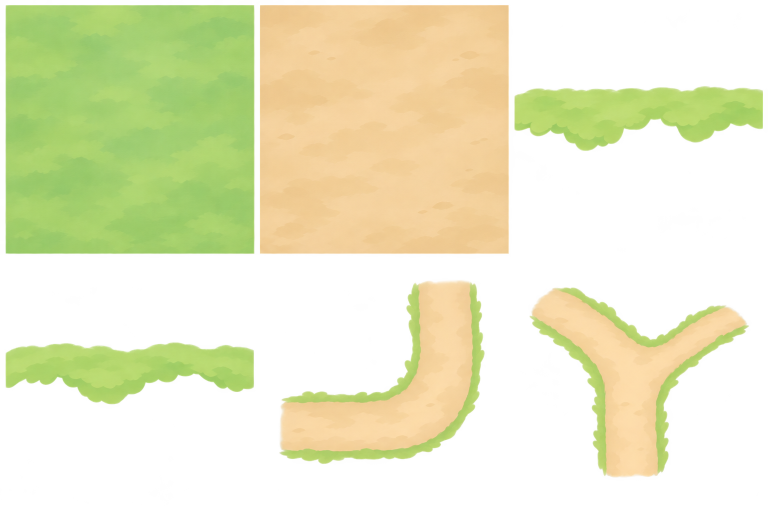
#> input picture assets/archive/adapted/001-use-the-attached-six-panel-game-concept-as-the-visual-refere.png, 1536 x 1024 px (shown at 1/2 size); its folder holds 4 pictures in this run
$ python extract_concept_batches.py
#> lines starting #> are read from the running program, lines starting #| are printed output that depends on the picture; after the words box and inside, x2 and y2 are one past the last pixel; in counts of white or black regions, pixels touching at a corner belong together
"""Extract the five concept adaptation sheets without changing their masters."""
from pathlib import Path
import json
import numpy as np
from scipy import ndimage
from PIL import Image, ImageDraw
ROOT = Path(__file__).resolve().parents[2]
NAMES = [
 ['terrain_grass_fill','terrain_dirt_fill','terrain_grass_dirt_transition_a','terrain_grass_dirt_transition_b','terrain_path_curve','terrain_path_fork'],
 ['cliff_tall_a','cliff_tall_b','cliff_outer_corner','cliff_inner_corner','cliff_terrace_connector','cliff_grass_rim'],
 ['waterfall_long','waterfall_crest','waterfall_mist','cloud_bank','distant_mountain_layer','stream_extension'],
 ['hut_main_concept','hut_small_concept','cave_back_wide','cave_front_rim','cave_floor_fill','cave_stairs_wide'],
 ['flower_daisy_cluster','petal_scatter','quest_bubble_available','enemy_alert_marks','chest_reward_rays','dash_dust']]
OUT=ROOT/'assets/sprites/concept';OUT.mkdir(parents=True,exist_ok=True)
manifest=[]
for batch,names in enumerate(NAMES,1):
 source=next(p for folder in [ROOT/'assets/inbox',ROOT/'assets/archive/adapted'] for p in folder.glob(f'{batch:03d}-use-the-attached*.png'))
 sheet=Image.open(source);cw,ch=sheet.width//3,sheet.height//2
#> further down, sheet is the input picture: PIL image 1536x1024 RGBA; mean R, G, B, A 153.3, 159.5, 96.8, 117
#> after `cw, ch = (sheet.width // 3, sheet.height // 2)`: cw = 512; ch = 512
 for i,name in enumerate(names):
  box=((i%3)*cw,(i//3)*ch,(i%3+1)*cw,(i//3+1)*ch)
  cell=sheet.crop(box)
  if name in ['terrain_grass_fill','terrain_dirt_fill','cave_floor_fill']:
   # Exclude generated outlines and gutters; fills intentionally remain opaque.
   cell=cell.crop((24,24,cw-24,ch-24)).convert('RGB').convert('RGBA')
  elif batch==5:
   # White-matte removal preserving the cream/white flower petals and soft FX.
   a=np.array(cell.convert('RGB')).astype(float)
   opacity=np.clip((255-a.min(axis=2)-3)/15,0,1)
   labels,_=ndimage.label(opacity>.05)
   sizes=np.bincount(labels.ravel());keep=sizes>=12;keep[0]=False
   opacity*=keep[labels]
   rgb=np.clip((a-255*(1-opacity[:,:,None]))/np.maximum(opacity[:,:,None],.001),0,255)
   rgba=np.dstack((rgb,(opacity*255))).astype('uint8')
   cell=Image.fromarray(rgba);bbox=cell.getbbox();cell=cell.crop(bbox) if bbox else cell
  else:
   a=np.array(cell.convert('RGBA'))
   labels,n=ndimage.label(a[:,:,3]>32)
   sizes=np.bincount(labels.ravel());keep=sizes>=max(30,int(sizes[1:].max()*.002));keep[0]=False
   a[~keep[labels],3]=0
   a[:,:,3]=np.clip(a[:,:,3].astype(float)*255/254,0,255).astype('uint8')
   cell=Image.fromarray(a);bbox=cell.getbbox();cell=cell.crop(bbox) if bbox else cell
  cell.save(OUT/f'{name}.png')
  manifest.append(dict(name=name,source=str(source.relative_to(ROOT)),cell=i,crop=box,size=cell.size))
#> this loop made 6 passes
#> (sizes, bbox) on passes 3 to 6: ([217010, 45134], (5, 172, 502, 302)), ([221315, 40829], (11, 172, 508, 297)), ([183097, 79047], (46, 48, 458, 416)), ([189643, 72501], (35, 63, 474, 443))
#> pass 1, `cell=sheet.crop(box)`:
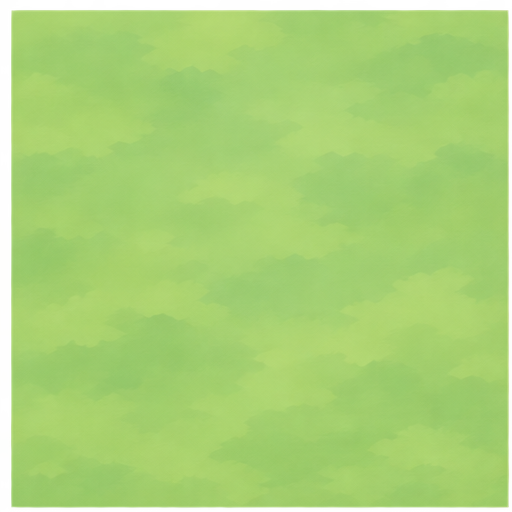
#> cell: PIL image 512x512 RGBA; mean R, G, B, A 164.1, 207.1, 109.3, 238.4; transparent parts drawn white
#> pass 1, `cell=cell.crop((24,24,cw-24,ch-24)).convert('RGB').convert('RGBA')`:
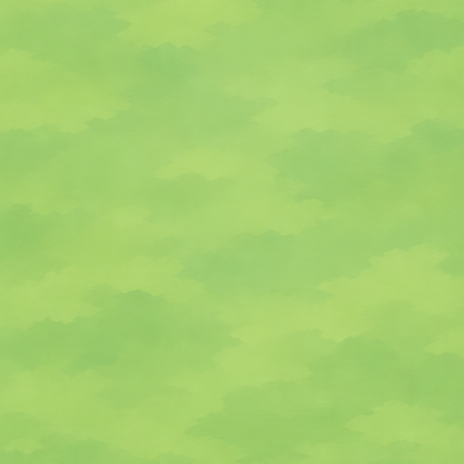
#> cell: PIL image 464x464 RGBA; mean R, G, B, A 164.3, 207.5, 109.7, 255
#> pass 2, `cell=sheet.crop(box)`:
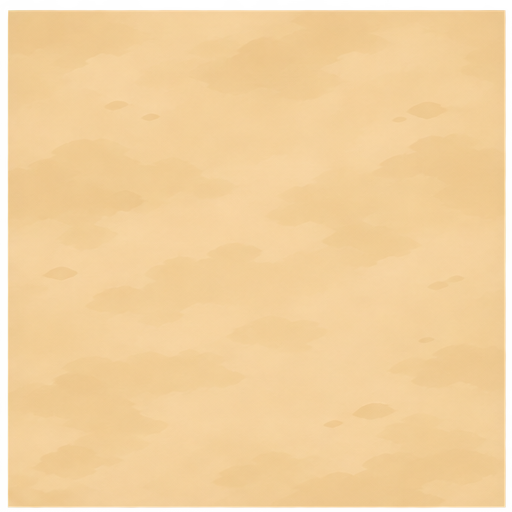
#> cell: PIL image 512x512 RGBA; mean R, G, B, A 241.1, 206.1, 151.9, 238.6; transparent parts drawn white
#> pass 2, `cell=cell.crop((24,24,cw-24,ch-24)).convert('RGB').convert('RGBA')`:
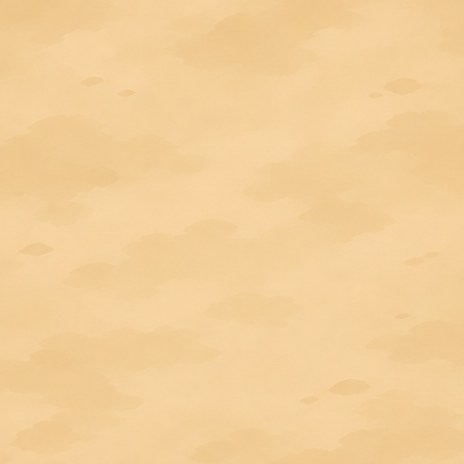
#> cell: PIL image 464x464 RGBA; mean R, G, B, A 242.4, 206.9, 153.2, 255
#> after the loop:
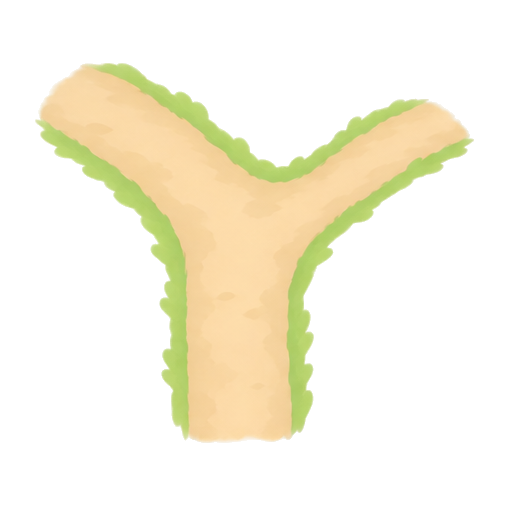
#> a: shape (512, 512, 4); mean R, G, B, A 141.9, 140.6, 89.3, 68.5; transparent parts drawn white
#> after the loop:
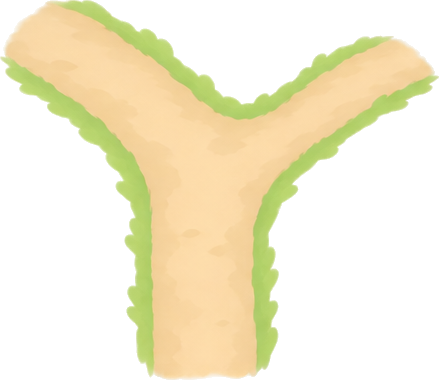
#> cell: PIL image 439x380 RGBA; mean R, G, B, A 168.4, 166.8, 106.1, 107.7; transparent parts drawn white
#> after the loop, manifest = 6 items
#> pass 2 of the loop `for batch,names in enumerate(NAMES,1):`:
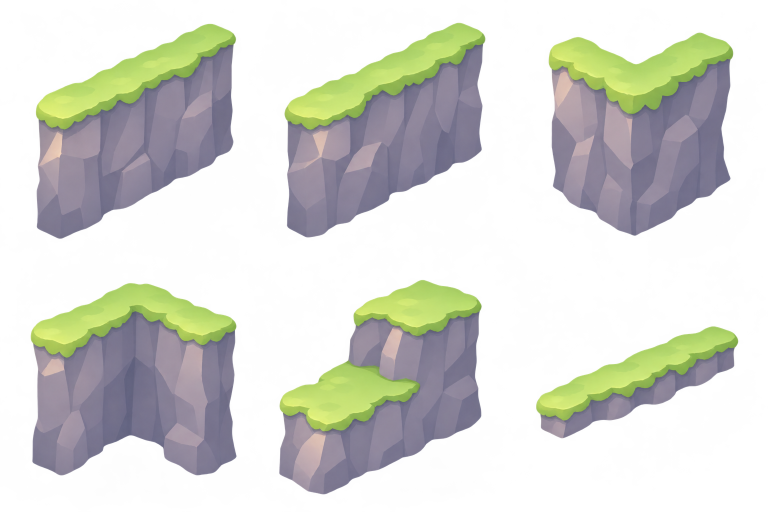
#> input picture assets/archive/adapted/002-use-the-attached-six-panel-game-concept-as-the-visual-refere.png, 1536 x 1024 px (shown at 1/2 size)
#> sheet is the input picture: PIL image 1536x1024 RGBA; mean R, G, B, A 114.1, 119.7, 102, 98.4
#> the loop `for i,name in enumerate(names):` made 6 passes
#> (sizes, bbox) on passes 1 to 6: ([150617, 111527], (71, 47, 472, 478)), ([151623, 110521], (57, 45, 459, 475)), ([145834, 116310], (73, 65, 443, 472)), ([136611, 125533], (61, 54, 473, 439)), ([150202, 111942], (46, 48, 452, 477)), ([221156, 40988], (48, 140, 453, 365))
#> pass 1, `labels,n=ndimage.label(a[:,:,3]>32)`:
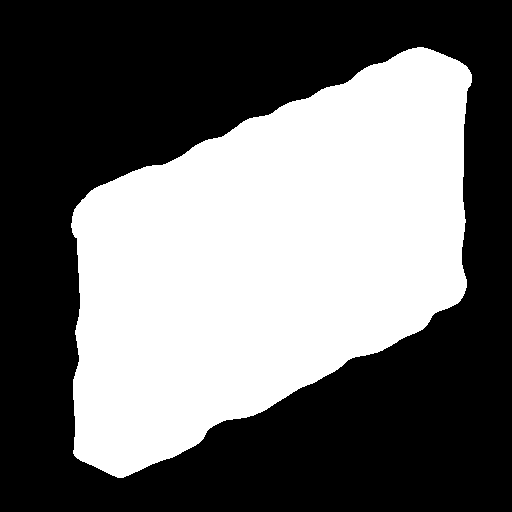
#> labels: shape (512, 512) int32; values 0 (black) and 1 (white), 42.5% white; 1 white region, box (x1, y1, x2, y2) and area: (71, 47, 472, 478) 111527
#> after the loop `for i,name in enumerate(names):`:
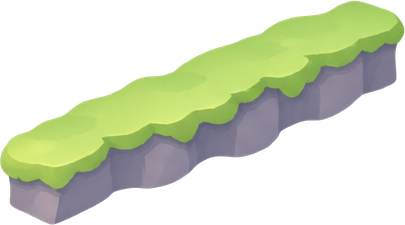
#> cell: PIL image 405x225 RGBA; mean R, G, B, A 126, 139.5, 98.6, 111.8; transparent parts drawn white
#> after the loop `for i,name in enumerate(names):`: manifest = 12 items
#> pass 3 of the loop `for batch,names in enumerate(NAMES,1):`:
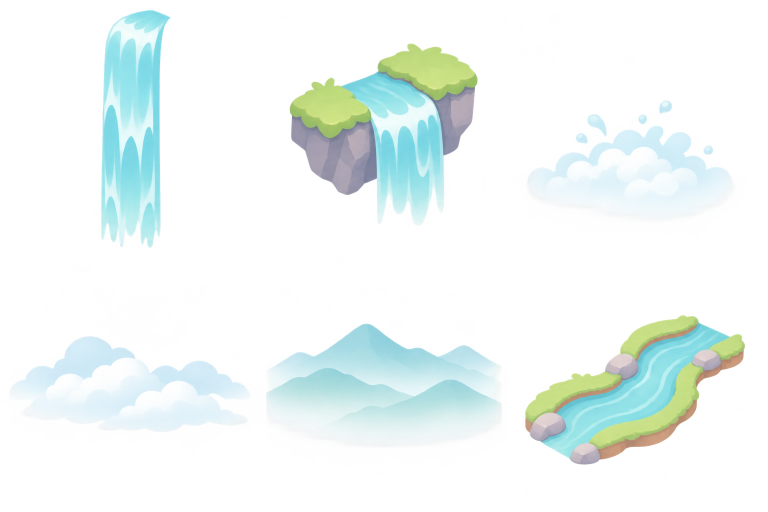
#> input picture assets/archive/adapted/003-use-the-attached-six-panel-game-concept-as-the-visual-refere.png, 1536 x 1024 px (shown at 1/2 size)
#> sheet is the input picture: PIL image 1536x1024 RGBA; mean R, G, B, A 116.1, 132.9, 128.1, 63.1
#> the loop `for i,name in enumerate(names):` made 6 passes
#> (n, sizes, bbox) on passes 1 to 4: (1, [210880, 51264], (202, 20, 342, 496)), (1, [177396, 84748], (67, 87, 443, 451)), (6, [207700, 534, 939, 285, 51977, 404, 305], (29, 201, 445, 444)), (1, [204530, 57614], (18, 160, 501, 352))
#> pass 1, `labels,n=ndimage.label(a[:,:,3]>32)`:
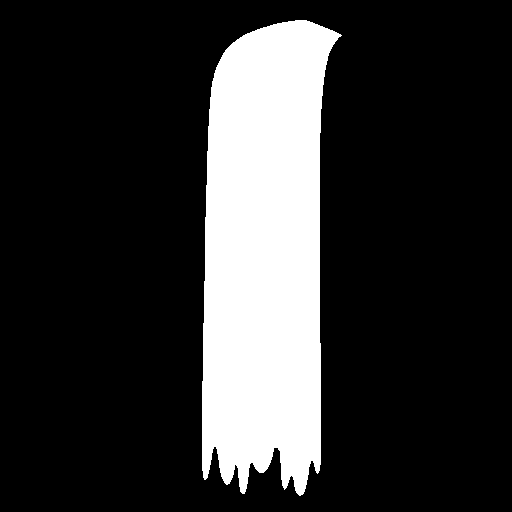
#> labels: shape (512, 512) int32; values 0 (black) and 1 (white), 19.6% white; 1 white region, box (x1, y1, x2, y2) and area: (202, 20, 342, 496) 51264
#> after the loop `for i,name in enumerate(names):`:
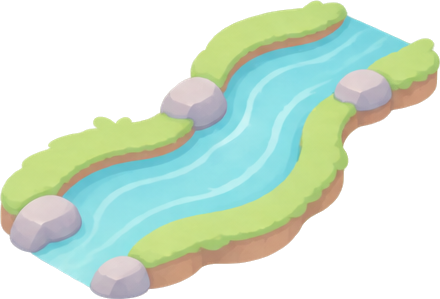
#> cell: PIL image 440x299 RGBA; mean R, G, B, A 149.9, 169.5, 138.4, 135; transparent parts drawn white
#> after the loop `for i,name in enumerate(names):`: manifest = 18 items
#> (the run stopped early here; a loop or call above may not have finished)
